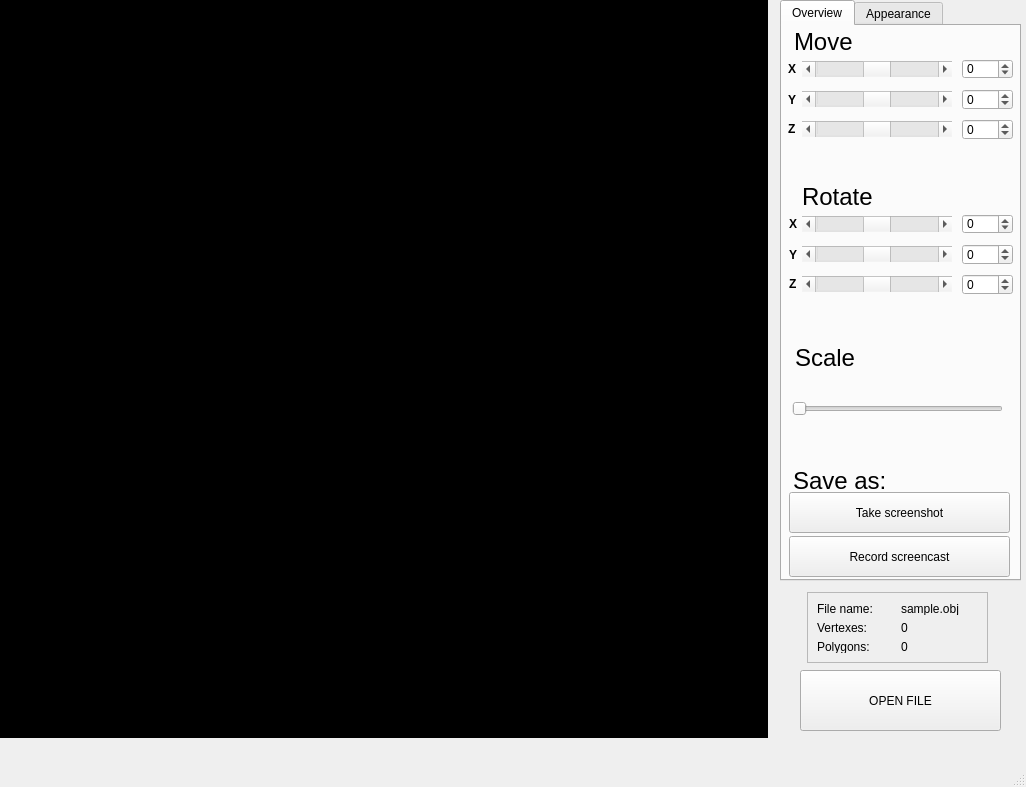
<?xml version="1.0" encoding="UTF-8"?>
<ui version="4.0">
 <class>MainWindow</class>
 <widget class="QMainWindow" name="MainWindow">
  <property name="geometry">
   <rect>
    <x>0</x>
    <y>0</y>
    <width>1026</width>
    <height>787</height>
   </rect>
  </property>
  <property name="windowTitle">
   <string>MainWindow</string>
  </property>
  <property name="styleSheet">
   <string notr="true"/>
  </property>
  <widget class="QWidget" name="centralwidget">
   <widget class="QPushButton" name="pushButton_openFile">
    <property name="geometry">
     <rect>
      <x>800</x>
      <y>670</y>
      <width>201</width>
      <height>61</height>
     </rect>
    </property>
    <property name="text">
     <string>OPEN FILE</string>
    </property>
   </widget>
   <widget class="QFrame" name="frame">
    <property name="geometry">
     <rect>
      <x>807</x>
      <y>592</y>
      <width>181</width>
      <height>71</height>
     </rect>
    </property>
    <property name="frameShape">
     <enum>QFrame::StyledPanel</enum>
    </property>
    <property name="frameShadow">
     <enum>QFrame::Raised</enum>
    </property>
    <layout class="QGridLayout" name="gridLayout">
     <item row="0" column="0">
      <widget class="QLabel" name="label_info_name">
       <property name="text">
        <string>File name:</string>
       </property>
      </widget>
     </item>
     <item row="0" column="1">
      <widget class="QLabel" name="label_name">
       <property name="text">
        <string>sample.obj</string>
       </property>
      </widget>
     </item>
     <item row="1" column="0">
      <widget class="QLabel" name="label_info_vertex">
       <property name="text">
        <string>Vertexes:</string>
       </property>
      </widget>
     </item>
     <item row="1" column="1">
      <widget class="QLabel" name="label_vertex">
       <property name="text">
        <string>0</string>
       </property>
      </widget>
     </item>
     <item row="2" column="0">
      <widget class="QLabel" name="label_info_polygons">
       <property name="text">
        <string>Polygons:</string>
       </property>
      </widget>
     </item>
     <item row="2" column="1">
      <widget class="QLabel" name="label_polygons">
       <property name="text">
        <string>0</string>
       </property>
      </widget>
     </item>
    </layout>
   </widget>
   <widget class="QTabWidget" name="mainMenuWidget">
    <property name="geometry">
     <rect>
      <x>780</x>
      <y>0</y>
      <width>241</width>
      <height>581</height>
     </rect>
    </property>
    <property name="toolTip">
     <string>Appearance
</string>
    </property>
    <property name="tabShape">
     <enum>QTabWidget::Rounded</enum>
    </property>
    <property name="currentIndex">
     <number>0</number>
    </property>
    <property name="iconSize">
     <size>
      <width>12</width>
      <height>12</height>
     </size>
    </property>
    <widget class="QWidget" name="tab_1">
     <property name="focusPolicy">
      <enum>Qt::TabFocus</enum>
     </property>
     <attribute name="icon">
      <iconset>
       <normaloff>assets/eye.icns</normaloff>assets/eye.icns</iconset>
     </attribute>
     <attribute name="title">
      <string>Overview</string>
     </attribute>
     <widget class="QSpinBox" name="spinBox_moveX">
      <property name="geometry">
       <rect>
        <x>180</x>
        <y>33</y>
        <width>51</width>
        <height>20</height>
       </rect>
      </property>
      <property name="minimum">
       <number>-500</number>
      </property>
      <property name="maximum">
       <number>500</number>
      </property>
     </widget>
     <widget class="QSpinBox" name="spinBox_moveZ">
      <property name="geometry">
       <rect>
        <x>180</x>
        <y>93</y>
        <width>51</width>
        <height>21</height>
       </rect>
      </property>
      <property name="minimum">
       <number>-500</number>
      </property>
      <property name="maximum">
       <number>500</number>
      </property>
     </widget>
     <widget class="QSpinBox" name="spinBox_rotX">
      <property name="geometry">
       <rect>
        <x>180</x>
        <y>188</y>
        <width>51</width>
        <height>20</height>
       </rect>
      </property>
      <property name="minimum">
       <number>-180</number>
      </property>
      <property name="maximum">
       <number>180</number>
      </property>
     </widget>
     <widget class="QScrollBar" name="horizontalScrollBar_rotY">
      <property name="geometry">
       <rect>
        <x>20</x>
        <y>220</y>
        <width>150</width>
        <height>16</height>
       </rect>
      </property>
      <property name="minimum">
       <number>-180</number>
      </property>
      <property name="maximum">
       <number>180</number>
      </property>
      <property name="orientation">
       <enum>Qt::Horizontal</enum>
      </property>
     </widget>
     <widget class="QLabel" name="labelSave">
      <property name="geometry">
       <rect>
        <x>11</x>
        <y>444</y>
        <width>201</width>
        <height>21</height>
       </rect>
      </property>
      <property name="font">
       <font>
        <pointsize>18</pointsize>
       </font>
      </property>
      <property name="text">
       <string>Save as:</string>
      </property>
      <property name="margin">
       <number>0</number>
      </property>
     </widget>
     <widget class="QScrollBar" name="horizontalScrollBar_moveZ">
      <property name="geometry">
       <rect>
        <x>20</x>
        <y>95</y>
        <width>150</width>
        <height>16</height>
       </rect>
      </property>
      <property name="minimum">
       <number>-500</number>
      </property>
      <property name="maximum">
       <number>500</number>
      </property>
      <property name="orientation">
       <enum>Qt::Horizontal</enum>
      </property>
     </widget>
     <widget class="QLabel" name="labelMove">
      <property name="geometry">
       <rect>
        <x>12</x>
        <y>5</y>
        <width>211</width>
        <height>21</height>
       </rect>
      </property>
      <property name="font">
       <font>
        <pointsize>18</pointsize>
       </font>
      </property>
      <property name="text">
       <string>Move</string>
      </property>
      <property name="margin">
       <number>0</number>
      </property>
     </widget>
     <widget class="QLabel" name="labelRotate">
      <property name="geometry">
       <rect>
        <x>20</x>
        <y>160</y>
        <width>211</width>
        <height>21</height>
       </rect>
      </property>
      <property name="font">
       <font>
        <pointsize>18</pointsize>
       </font>
      </property>
      <property name="text">
       <string>Rotate</string>
      </property>
      <property name="margin">
       <number>0</number>
      </property>
     </widget>
     <widget class="QLabel" name="labelScale">
      <property name="geometry">
       <rect>
        <x>13</x>
        <y>321</y>
        <width>201</width>
        <height>21</height>
       </rect>
      </property>
      <property name="font">
       <font>
        <pointsize>18</pointsize>
       </font>
      </property>
      <property name="text">
       <string>Scale</string>
      </property>
      <property name="margin">
       <number>0</number>
      </property>
     </widget>
     <widget class="QSpinBox" name="spinBox_rotY">
      <property name="geometry">
       <rect>
        <x>180</x>
        <y>218</y>
        <width>51</width>
        <height>21</height>
       </rect>
      </property>
      <property name="minimum">
       <number>-180</number>
      </property>
      <property name="maximum">
       <number>180</number>
      </property>
     </widget>
     <widget class="QSpinBox" name="spinBox_rotZ">
      <property name="geometry">
       <rect>
        <x>180</x>
        <y>248</y>
        <width>51</width>
        <height>21</height>
       </rect>
      </property>
      <property name="minimum">
       <number>-180</number>
      </property>
      <property name="maximum">
       <number>180</number>
      </property>
     </widget>
     <widget class="QPushButton" name="pushButton_screenshot">
      <property name="geometry">
       <rect>
        <x>7</x>
        <y>466</y>
        <width>221</width>
        <height>41</height>
       </rect>
      </property>
      <property name="text">
       <string>Take screenshot</string>
      </property>
     </widget>
     <widget class="QPushButton" name="pushButton_screencast">
      <property name="geometry">
       <rect>
        <x>7</x>
        <y>510</y>
        <width>221</width>
        <height>41</height>
       </rect>
      </property>
      <property name="text">
       <string>Record screencast</string>
      </property>
     </widget>
     <widget class="QScrollBar" name="horizontalScrollBar_rotX">
      <property name="geometry">
       <rect>
        <x>20</x>
        <y>190</y>
        <width>150</width>
        <height>16</height>
       </rect>
      </property>
      <property name="minimum">
       <number>-180</number>
      </property>
      <property name="maximum">
       <number>180</number>
      </property>
      <property name="orientation">
       <enum>Qt::Horizontal</enum>
      </property>
     </widget>
     <widget class="QSpinBox" name="spinBox_moveY">
      <property name="geometry">
       <rect>
        <x>180</x>
        <y>63</y>
        <width>51</width>
        <height>21</height>
       </rect>
      </property>
      <property name="minimum">
       <number>-500</number>
      </property>
      <property name="maximum">
       <number>500</number>
      </property>
     </widget>
     <widget class="QSlider" name="horizontalSlider_scale">
      <property name="geometry">
       <rect>
        <x>10</x>
        <y>370</y>
        <width>211</width>
        <height>25</height>
       </rect>
      </property>
      <property name="minimum">
       <number>1</number>
      </property>
      <property name="maximum">
       <number>50</number>
      </property>
      <property name="singleStep">
       <number>2</number>
      </property>
      <property name="value">
       <number>1</number>
      </property>
      <property name="sliderPosition">
       <number>1</number>
      </property>
      <property name="orientation">
       <enum>Qt::Horizontal</enum>
      </property>
     </widget>
     <widget class="QScrollBar" name="horizontalScrollBar_moveY">
      <property name="geometry">
       <rect>
        <x>20</x>
        <y>65</y>
        <width>150</width>
        <height>16</height>
       </rect>
      </property>
      <property name="minimum">
       <number>-500</number>
      </property>
      <property name="maximum">
       <number>500</number>
      </property>
      <property name="orientation">
       <enum>Qt::Horizontal</enum>
      </property>
     </widget>
     <widget class="QScrollBar" name="horizontalScrollBar_moveX">
      <property name="geometry">
       <rect>
        <x>20</x>
        <y>35</y>
        <width>150</width>
        <height>16</height>
       </rect>
      </property>
      <property name="minimum">
       <number>-500</number>
      </property>
      <property name="maximum">
       <number>500</number>
      </property>
      <property name="orientation">
       <enum>Qt::Horizontal</enum>
      </property>
     </widget>
     <widget class="QScrollBar" name="horizontalScrollBar_rotZ">
      <property name="geometry">
       <rect>
        <x>20</x>
        <y>250</y>
        <width>150</width>
        <height>16</height>
       </rect>
      </property>
      <property name="minimum">
       <number>-180</number>
      </property>
      <property name="maximum">
       <number>180</number>
      </property>
      <property name="orientation">
       <enum>Qt::Horizontal</enum>
      </property>
     </widget>
     <widget class="QLabel" name="label_rotY">
      <property name="geometry">
       <rect>
        <x>7</x>
        <y>221</y>
        <width>16</width>
        <height>16</height>
       </rect>
      </property>
      <property name="font">
       <font>
        <weight>75</weight>
        <bold>true</bold>
       </font>
      </property>
      <property name="text">
       <string>Y</string>
      </property>
     </widget>
     <widget class="QLabel" name="label_rotX">
      <property name="geometry">
       <rect>
        <x>7</x>
        <y>190</y>
        <width>16</width>
        <height>16</height>
       </rect>
      </property>
      <property name="font">
       <font>
        <weight>75</weight>
        <bold>true</bold>
       </font>
      </property>
      <property name="text">
       <string>X</string>
      </property>
     </widget>
     <widget class="QLabel" name="label_rotZ">
      <property name="geometry">
       <rect>
        <x>7</x>
        <y>250</y>
        <width>16</width>
        <height>16</height>
       </rect>
      </property>
      <property name="font">
       <font>
        <weight>75</weight>
        <bold>true</bold>
       </font>
      </property>
      <property name="text">
       <string>Z</string>
      </property>
     </widget>
     <widget class="QLabel" name="label_moveZ">
      <property name="geometry">
       <rect>
        <x>6</x>
        <y>95</y>
        <width>16</width>
        <height>16</height>
       </rect>
      </property>
      <property name="font">
       <font>
        <weight>75</weight>
        <bold>true</bold>
       </font>
      </property>
      <property name="text">
       <string>Z</string>
      </property>
     </widget>
     <widget class="QLabel" name="label_moveX">
      <property name="geometry">
       <rect>
        <x>6</x>
        <y>35</y>
        <width>16</width>
        <height>16</height>
       </rect>
      </property>
      <property name="font">
       <font>
        <weight>75</weight>
        <bold>true</bold>
       </font>
      </property>
      <property name="text">
       <string>X</string>
      </property>
     </widget>
     <widget class="QLabel" name="label_moveY">
      <property name="geometry">
       <rect>
        <x>6</x>
        <y>66</y>
        <width>16</width>
        <height>16</height>
       </rect>
      </property>
      <property name="font">
       <font>
        <weight>75</weight>
        <bold>true</bold>
       </font>
      </property>
      <property name="text">
       <string>Y</string>
      </property>
     </widget>
    </widget>
    <widget class="QWidget" name="tab_2">
     <property name="toolTip">
      <string>Appearance</string>
     </property>
     <attribute name="icon">
      <iconset>
       <normaloff>assets/paintbrush.icns</normaloff>assets/paintbrush.icns</iconset>
     </attribute>
     <attribute name="title">
      <string>Appearance</string>
     </attribute>
     <widget class="QPushButton" name="pushButton_BackColor">
      <property name="geometry">
       <rect>
        <x>10</x>
        <y>40</y>
        <width>151</width>
        <height>32</height>
       </rect>
      </property>
      <property name="text">
       <string>Background color</string>
      </property>
     </widget>
     <widget class="QRadioButton" name="radioButton_LineDashed">
      <property name="geometry">
       <rect>
        <x>98</x>
        <y>185</y>
        <width>71</width>
        <height>20</height>
       </rect>
      </property>
      <property name="text">
       <string>Dashed</string>
      </property>
      <attribute name="buttonGroup">
       <string notr="true">buttonGroup</string>
      </attribute>
     </widget>
     <widget class="QLabel" name="labelColors">
      <property name="geometry">
       <rect>
        <x>11</x>
        <y>15</y>
        <width>151</width>
        <height>21</height>
       </rect>
      </property>
      <property name="font">
       <font>
        <pointsize>18</pointsize>
       </font>
      </property>
      <property name="text">
       <string>Colors</string>
      </property>
      <property name="margin">
       <number>0</number>
      </property>
     </widget>
     <widget class="QLabel" name="labelVertexStyke">
      <property name="geometry">
       <rect>
        <x>11</x>
        <y>296</y>
        <width>141</width>
        <height>21</height>
       </rect>
      </property>
      <property name="font">
       <font>
        <pointsize>18</pointsize>
       </font>
      </property>
      <property name="text">
       <string>Vertex Style</string>
      </property>
      <property name="margin">
       <number>0</number>
      </property>
     </widget>
     <widget class="QRadioButton" name="radioButton_Central">
      <property name="geometry">
       <rect>
        <x>9</x>
        <y>515</y>
        <width>99</width>
        <height>20</height>
       </rect>
      </property>
      <property name="text">
       <string>Central</string>
      </property>
      <attribute name="buttonGroup">
       <string notr="true">buttonGroup_3</string>
      </attribute>
     </widget>
     <widget class="QLabel" name="label_LabelSize">
      <property name="geometry">
       <rect>
        <x>12</x>
        <y>213</y>
        <width>71</width>
        <height>16</height>
       </rect>
      </property>
      <property name="text">
       <string>Line width:</string>
      </property>
     </widget>
     <widget class="QLabel" name="label_BackColor">
      <property name="geometry">
       <rect>
        <x>179</x>
        <y>44</y>
        <width>41</width>
        <height>21</height>
       </rect>
      </property>
      <property name="styleSheet">
       <string notr="true">border: 2px solid black;
background-color: white;</string>
      </property>
      <property name="text">
       <string/>
      </property>
     </widget>
     <widget class="QLabel" name="label_LineColor">
      <property name="geometry">
       <rect>
        <x>179</x>
        <y>74</y>
        <width>41</width>
        <height>21</height>
       </rect>
      </property>
      <property name="styleSheet">
       <string notr="true">border: 2px solid black;
background-color: white;</string>
      </property>
      <property name="text">
       <string/>
      </property>
     </widget>
     <widget class="QRadioButton" name="radioButton_LineSolid">
      <property name="geometry">
       <rect>
        <x>10</x>
        <y>185</y>
        <width>61</width>
        <height>20</height>
       </rect>
      </property>
      <property name="text">
       <string>Solid</string>
      </property>
      <property name="checked">
       <bool>true</bool>
      </property>
      <attribute name="buttonGroup">
       <string notr="true">buttonGroup</string>
      </attribute>
     </widget>
     <widget class="QRadioButton" name="radioButton_VertexNone">
      <property name="geometry">
       <rect>
        <x>9</x>
        <y>325</y>
        <width>61</width>
        <height>20</height>
       </rect>
      </property>
      <property name="text">
       <string>None</string>
      </property>
      <attribute name="buttonGroup">
       <string notr="true">buttonGroup_2</string>
      </attribute>
     </widget>
     <widget class="QLabel" name="label_VertexSize">
      <property name="geometry">
       <rect>
        <x>14</x>
        <y>403</y>
        <width>71</width>
        <height>16</height>
       </rect>
      </property>
      <property name="text">
       <string>Vertex size:</string>
      </property>
     </widget>
     <widget class="QPushButton" name="pushButton_VertexColor">
      <property name="geometry">
       <rect>
        <x>10</x>
        <y>100</y>
        <width>151</width>
        <height>32</height>
       </rect>
      </property>
      <property name="text">
       <string>Vertex color</string>
      </property>
     </widget>
     <widget class="QLabel" name="labelScaleProjectionType">
      <property name="geometry">
       <rect>
        <x>12</x>
        <y>460</y>
        <width>121</width>
        <height>21</height>
       </rect>
      </property>
      <property name="font">
       <font>
        <pointsize>18</pointsize>
       </font>
      </property>
      <property name="text">
       <string>Projection type</string>
      </property>
      <property name="margin">
       <number>0</number>
      </property>
     </widget>
     <widget class="QRadioButton" name="radioButton_VertexCircle">
      <property name="geometry">
       <rect>
        <x>9</x>
        <y>350</y>
        <width>71</width>
        <height>20</height>
       </rect>
      </property>
      <property name="text">
       <string>Circle</string>
      </property>
      <property name="checked">
       <bool>true</bool>
      </property>
      <attribute name="buttonGroup">
       <string notr="true">buttonGroup_2</string>
      </attribute>
     </widget>
     <widget class="QSlider" name="horizontalSlider_LineSize">
      <property name="geometry">
       <rect>
        <x>9</x>
        <y>240</y>
        <width>151</width>
        <height>25</height>
       </rect>
      </property>
      <property name="orientation">
       <enum>Qt::Horizontal</enum>
      </property>
     </widget>
     <widget class="QRadioButton" name="radioButton_VertexSquare">
      <property name="geometry">
       <rect>
        <x>9</x>
        <y>375</y>
        <width>71</width>
        <height>20</height>
       </rect>
      </property>
      <property name="text">
       <string>Square</string>
      </property>
      <attribute name="buttonGroup">
       <string notr="true">buttonGroup_2</string>
      </attribute>
     </widget>
     <widget class="QDoubleSpinBox" name="doubleSpinBox_VertexSize">
      <property name="geometry">
       <rect>
        <x>100</x>
        <y>400</y>
        <width>62</width>
        <height>22</height>
       </rect>
      </property>
     </widget>
     <widget class="QRadioButton" name="radioButton_Parallel">
      <property name="geometry">
       <rect>
        <x>9</x>
        <y>490</y>
        <width>99</width>
        <height>20</height>
       </rect>
      </property>
      <property name="text">
       <string>Parallel</string>
      </property>
      <property name="checked">
       <bool>true</bool>
      </property>
      <attribute name="buttonGroup">
       <string notr="true">buttonGroup_3</string>
      </attribute>
     </widget>
     <widget class="QSlider" name="horizontalSlider_VertexSize">
      <property name="geometry">
       <rect>
        <x>9</x>
        <y>430</y>
        <width>151</width>
        <height>25</height>
       </rect>
      </property>
      <property name="orientation">
       <enum>Qt::Horizontal</enum>
      </property>
     </widget>
     <widget class="QLabel" name="labelLineStyle">
      <property name="geometry">
       <rect>
        <x>13</x>
        <y>155</y>
        <width>131</width>
        <height>21</height>
       </rect>
      </property>
      <property name="font">
       <font>
        <pointsize>18</pointsize>
       </font>
      </property>
      <property name="text">
       <string>Line Style</string>
      </property>
      <property name="margin">
       <number>0</number>
      </property>
     </widget>
     <widget class="QLabel" name="label_VertexColor">
      <property name="geometry">
       <rect>
        <x>179</x>
        <y>105</y>
        <width>41</width>
        <height>20</height>
       </rect>
      </property>
      <property name="styleSheet">
       <string notr="true">border: 2px solid black;
background-color: white;</string>
      </property>
      <property name="text">
       <string/>
      </property>
     </widget>
     <widget class="QPushButton" name="pushButton_LineColor">
      <property name="geometry">
       <rect>
        <x>10</x>
        <y>70</y>
        <width>151</width>
        <height>32</height>
       </rect>
      </property>
      <property name="text">
       <string>Line color</string>
      </property>
     </widget>
     <widget class="QDoubleSpinBox" name="doubleSpinBox_LineSize">
      <property name="geometry">
       <rect>
        <x>100</x>
        <y>210</y>
        <width>62</width>
        <height>22</height>
       </rect>
      </property>
     </widget>
    </widget>
   </widget>
   <widget class="GLWidget" name="glWidget" native="true">
    <property name="geometry">
     <rect>
      <x>0</x>
      <y>-30</y>
      <width>768</width>
      <height>768</height>
     </rect>
    </property>
    <property name="styleSheet">
     <string notr="true">background: black;</string>
    </property>
   </widget>
   <zorder>pushButton_openFile</zorder>
   <zorder>frame</zorder>
   <zorder>glWidget</zorder>
   <zorder>mainMenuWidget</zorder>
  </widget>
  <widget class="QMenuBar" name="menubar">
   <property name="geometry">
    <rect>
     <x>0</x>
     <y>0</y>
     <width>1026</width>
     <height>22</height>
    </rect>
   </property>
  </widget>
  <widget class="QStatusBar" name="statusbar"/>
 </widget>
 <customwidgets>
  <customwidget>
   <class>GLWidget</class>
   <extends>QWidget</extends>
   <header location="global">glwidget.h</header>
   <container>1</container>
  </customwidget>
 </customwidgets>
 <resources/>
 <connections>
  <connection>
   <sender>horizontalScrollBar_rotY</sender>
   <signal>valueChanged(int)</signal>
   <receiver>spinBox_rotY</receiver>
   <slot>setValue(int)</slot>
   <hints>
    <hint type="sourcelabel">
     <x>612</x>
     <y>563</y>
    </hint>
    <hint type="destinationlabel">
     <x>648</x>
     <y>562</y>
    </hint>
   </hints>
  </connection>
  <connection>
   <sender>spinBox_rotX</sender>
   <signal>valueChanged(int)</signal>
   <receiver>horizontalScrollBar_rotX</receiver>
   <slot>setValue(int)</slot>
   <hints>
    <hint type="sourcelabel">
     <x>663</x>
     <y>536</y>
    </hint>
    <hint type="destinationlabel">
     <x>594</x>
     <y>531</y>
    </hint>
   </hints>
  </connection>
  <connection>
   <sender>spinBox_moveX</sender>
   <signal>valueChanged(int)</signal>
   <receiver>horizontalScrollBar_moveX</receiver>
   <slot>setValue(int)</slot>
   <hints>
    <hint type="sourcelabel">
     <x>425</x>
     <y>525</y>
    </hint>
    <hint type="destinationlabel">
     <x>357</x>
     <y>530</y>
    </hint>
   </hints>
  </connection>
  <connection>
   <sender>spinBox_rotY</sender>
   <signal>valueChanged(int)</signal>
   <receiver>horizontalScrollBar_rotY</receiver>
   <slot>setValue(int)</slot>
   <hints>
    <hint type="sourcelabel">
     <x>676</x>
     <y>556</y>
    </hint>
    <hint type="destinationlabel">
     <x>604</x>
     <y>562</y>
    </hint>
   </hints>
  </connection>
  <connection>
   <sender>horizontalScrollBar_rotX</sender>
   <signal>valueChanged(int)</signal>
   <receiver>spinBox_rotX</receiver>
   <slot>setValue(int)</slot>
   <hints>
    <hint type="sourcelabel">
     <x>616</x>
     <y>536</y>
    </hint>
    <hint type="destinationlabel">
     <x>655</x>
     <y>536</y>
    </hint>
   </hints>
  </connection>
  <connection>
   <sender>horizontalScrollBar_moveZ</sender>
   <signal>valueChanged(int)</signal>
   <receiver>spinBox_moveZ</receiver>
   <slot>setValue(int)</slot>
   <hints>
    <hint type="sourcelabel">
     <x>356</x>
     <y>595</y>
    </hint>
    <hint type="destinationlabel">
     <x>407</x>
     <y>595</y>
    </hint>
   </hints>
  </connection>
  <connection>
   <sender>spinBox_moveZ</sender>
   <signal>valueChanged(int)</signal>
   <receiver>horizontalScrollBar_moveZ</receiver>
   <slot>setValue(int)</slot>
   <hints>
    <hint type="sourcelabel">
     <x>423</x>
     <y>599</y>
    </hint>
    <hint type="destinationlabel">
     <x>364</x>
     <y>595</y>
    </hint>
   </hints>
  </connection>
  <connection>
   <sender>horizontalScrollBar_moveY</sender>
   <signal>valueChanged(int)</signal>
   <receiver>spinBox_moveY</receiver>
   <slot>setValue(int)</slot>
   <hints>
    <hint type="sourcelabel">
     <x>370</x>
     <y>561</y>
    </hint>
    <hint type="destinationlabel">
     <x>412</x>
     <y>560</y>
    </hint>
   </hints>
  </connection>
  <connection>
   <sender>horizontalScrollBar_rotZ</sender>
   <signal>valueChanged(int)</signal>
   <receiver>spinBox_rotZ</receiver>
   <slot>setValue(int)</slot>
   <hints>
    <hint type="sourcelabel">
     <x>604</x>
     <y>593</y>
    </hint>
    <hint type="destinationlabel">
     <x>648</x>
     <y>592</y>
    </hint>
   </hints>
  </connection>
  <connection>
   <sender>spinBox_rotZ</sender>
   <signal>valueChanged(int)</signal>
   <receiver>horizontalScrollBar_rotZ</receiver>
   <slot>setValue(int)</slot>
   <hints>
    <hint type="sourcelabel">
     <x>661</x>
     <y>595</y>
    </hint>
    <hint type="destinationlabel">
     <x>616</x>
     <y>594</y>
    </hint>
   </hints>
  </connection>
  <connection>
   <sender>spinBox_moveY</sender>
   <signal>valueChanged(int)</signal>
   <receiver>horizontalScrollBar_moveY</receiver>
   <slot>setValue(int)</slot>
   <hints>
    <hint type="sourcelabel">
     <x>432</x>
     <y>568</y>
    </hint>
    <hint type="destinationlabel">
     <x>367</x>
     <y>558</y>
    </hint>
   </hints>
  </connection>
  <connection>
   <sender>horizontalScrollBar_moveX</sender>
   <signal>valueChanged(int)</signal>
   <receiver>spinBox_moveX</receiver>
   <slot>setValue(int)</slot>
   <hints>
    <hint type="sourcelabel">
     <x>345</x>
     <y>531</y>
    </hint>
    <hint type="destinationlabel">
     <x>414</x>
     <y>527</y>
    </hint>
   </hints>
  </connection>
 </connections>
 <buttongroups>
  <buttongroup name="buttonGroup_2"/>
  <buttongroup name="buttonGroup"/>
  <buttongroup name="buttonGroup_3"/>
 </buttongroups>
</ui>
